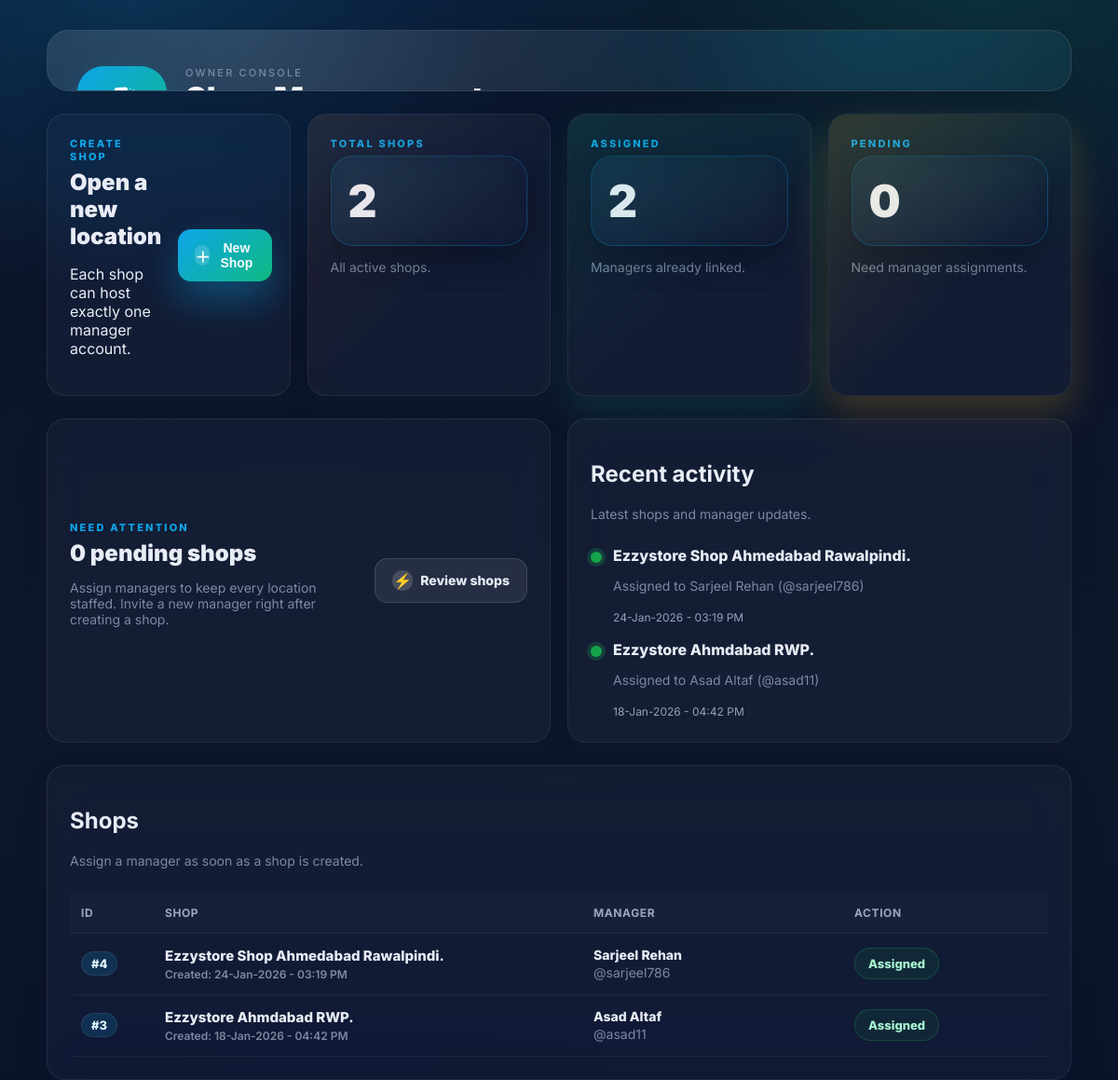
Page /admin/ (signed in) on the committed database.
### tables this page shows
CREATE TABLE shops (
          id          INTEGER PRIMARY KEY AUTOINCREMENT,
          name        TEXT NOT NULL UNIQUE,
          created_by  INTEGER NOT NULL,
          created_at  TEXT NOT NULL DEFAULT (datetime('now')),
          FOREIGN KEY (created_by) REFERENCES users(id) ON DELETE RESTRICT
        );

CREATE TABLE users (
          id             INTEGER PRIMARY KEY AUTOINCREMENT,
          role           TEXT NOT NULL CHECK(role IN ('admin','manager')),
          full_name      TEXT NOT NULL,
          username       TEXT NOT NULL UNIQUE,
          password_hash  TEXT NOT NULL,
          is_active      INTEGER NOT NULL DEFAULT 1 CHECK(is_active IN (0,1)),
          created_at     TEXT NOT NULL DEFAULT (datetime('now'))
        );

### app/admin/routes.py (the view)
@admin_bp.route("/", methods=["GET"])
@admin_required
def dashboard():
    db = get_db()
    shops = db.execute("""
        SELECT s.id, s.name, s.created_at,
               u.full_name AS manager_name, u.username AS manager_username
        FROM shops s
        LEFT JOIN shop_managers sm ON sm.shop_id = s.id
        LEFT JOIN users u ON u.id = sm.manager_user_id
        ORDER BY s.id DESC;
    """).fetchall()
    total_shops = len(shops)
    assigned_shops = sum(1 for s in shops if s["manager_name"])
    pending_shops = total_shops - assigned_shops
    return render_template(
        "admin.html",
        shops=shops,
        total_shops=total_shops,
        assigned_shops=assigned_shops,
        pending_shops=pending_shops,
    )

### app/admin/routes.py (called while the page is built)
def admin_required(fn):
    @wraps(fn)
    def wrapper(*args, **kwargs):
        if session.get("role") != "admin":
            return redirect(url_for("auth.login"))
        return fn(*args, **kwargs)
    return wrapper

### app/db.py (called while the page is built)
def get_db():
    if "db" not in g:
        db_path = current_app.config["DB_PATH"]
        os.makedirs(os.path.dirname(db_path), exist_ok=True)
        conn = sqlite3.connect(db_path)
        conn.row_factory = sqlite3.Row
        conn.execute("PRAGMA foreign_keys = ON;")
        g.db = conn
    return g.db

### app/templates/admin.html (shortened to what this page needs)
{% extends "base.html" %}
{% block extra_css %}
  <link rel="stylesheet" href="{{ url_for('static', filename='css/admin.css') }}">
{% endblock %}
{% block body_class %}admin-body{% endblock %}
{% block content %}
<div class="admin-page">
  <header class="admin-hero">
    <div class="hero-brand">
      <div class="hero-logo">
        <img src="{{ url_for('static', filename='img/ezzystore-logo.png') }}" alt="Ezzystore logo">
      </div>
      <div>
        <p class="eyebrow">Owner Console</p>
        <h1>Shop Management</h1>
      </div>
    </div>
    <div class="hero-actions">
      <a class="btn btn-ghost" href="{{ url_for('auth.logout') }}">Logout</a>
    </div>
  </header>
  <section class="panel-grid">
    <article class="card cta-card">
      <div>
        <p class="eyebrow">Create shop</p>
        <h2>Open a new location</h2>
        <p>Each shop can host exactly one manager account.</p>
      </div>
      <button class="btn btn-primary" data-open-modal="shopCreateModal">
        <span class="btn-ic">＋</span>
        <span>New Shop</span>
      </button>
    </article>
    <article class="card stat-card">
      <p class="eyebrow">Total shops</p>
      <div class="stat">{{ total_shops }}</div>
      <p class="muted">All active shops.</p>
    </article>
    <article class="card stat-card good">
      <p class="eyebrow">Assigned</p>
      <div class="stat">{{ assigned_shops }}</div>
      <p class="muted">Managers already linked.</p>
    </article>
    <article class="card stat-card warn">
      <p class="eyebrow">Pending</p>
      <div class="stat">{{ pending_shops }}</div>
      <p class="muted">Need manager assignments.</p>
    </article>
  </section>
  <section class="insights-grid">
    <article class="card highlight-card">
      <div>
        <p class="eyebrow">Need attention</p>
        <h3>{{ pending_shops }} pending shop{{ "s" if pending_shops != 1 else "" }}</h3>
        <p class="muted">Assign managers to keep every location staffed. Invite a new manager right after creating a shop.</p>
      </div>
      <a class="btn btn-secondary" href="#shopsTable">
        <span class="btn-ic">⚡</span>
        <span>Review shops</span>
      </a>
    </article>
    <article class="card activity-card">
      <div class="card-head">
        <div>
          <h2>Recent activity</h2>
          <p class="muted">Latest shops and manager updates.</p>
        </div>
      </div>
      {% if shops %}
        <ul class="timeline">
          {% for s in shops[:4] %}
            <li>
              <div class="dot {% if s.manager_name %}ok{% else %}warn{% endif %}"></div>
              <div>
                <p class="timeline-title">{{ s.name }}</p>
                {% if s.manager_name %}
                  <p class="muted">Assigned to {{ s.manager_name }} (@{{ s.manager_username }})</p>
                {% else %}
                  <p class="muted">Awaiting manager assignment</p>
                {% endif %}
                <span class="timeline-date">{{ s.created_at|human_datetime }}</span>
              </div>
            </li>
          {% endfor %}
        </ul>
      {% else %}
        <div class="empty mini">
          <div class="empty-art">🗂</div>
          <p>No activity yet.</p>
        </div>
      {% endif %}
    </article>
  </section>
  <section class="card table-card" id="shopsTable">
    <div class="card-head">
      <div>
        <h2>Shops</h2>
        <p class="muted">Assign a manager as soon as a shop is created.</p>
      </div>
    </div>
    {% if shops %}
      <div class="table-shell">
        <table class="table">
          <thead>
            <tr>
              <th style="width:90px;">ID</th>
              <th>Shop</th>
              <th style="width:280px;">Manager</th>
              <th style="width:220px;">Action</th>
            </tr>
          </thead>
          <tbody>
            {% for s in shops %}
            <tr>
              <td><span class="badge">#{{ s.id }}</span></td>
              <td>
                <div class="shopcell">
                  <div class="shopname">{{ s.name }}</div>
                  <div class="shopsub">Created: {{ s.created_at|human_datetime }}</div>
                </div>
              </td>
              <td>
                {% if s.manager_name %}
                  <div class="stack">
                    <div class="mname">{{ s.manager_name }}</div>
                    <div class="muted">@{{ s.manager_username }}</div>
                  </div>
                {% else %}
                  <span class="muted">Not assigned</span>
                {% endif %}
              </td>
              <td>
                {% if s.manager_name %}
                  <span class="pill ok">Assigned</span>
                {% endif %}
              </td>
            </tr>
            {% endfor %}
          </tbody>
        </table>
      </div>
    {% endif %}
  </section>
</div>
{% endblock %}

### app/templates/base.html (shortened to what this page needs)
<!doctype html>
<html lang="en">
<head>
  <link rel="stylesheet" href="{{ url_for('static', filename='css/style.css') }}">
  {% block extra_css %}{% endblock %}
</head>
<body class="{% block body_class %}{% endblock %}">
  {% block content %}{% endblock %}
</body>
</html>

### app/static/css/style.css (style rules this page uses)
:root { --text:#e8ecf5; --muted:#9aa8c1; --primary:#050a18; --primary2:#0b132b; --accent:#0ea5e9; --accent-2:#10b981; --warn:#f59e0b; --danger:#ef4444; --line: rgba(255, 255, 255, 0.08); --card: rgba(15, 31, 61, 0.35); --panel: rgba(17, 26, 48, 0.5); --shadow: 0 28px 70px rgba(0,0,0,0.5); --shadow2: 0 14px 34px rgba(0,0,0,0.3); --radius: 20px; }
* { box-sizing:border-box; }
html,body { height:100%; }
body { margin:0; font-family: "Outfit", "Inter", ui-sans-serif, system-ui, -apple-system, sans-serif; color:var(--text); -webkit-font-smoothing: antialiased; -moz-osx-font-smoothing: grayscale; background: radial-gradient(circle at 15% 15%, rgba(14, 165, 233, 0.15) 0%, transparent 50%), radial-gradient(circle at 85% 85%, rgba(16, 185, 129, 0.12) 0%, transparent 50%), radial-gradient(circle at 50% 50%, rgba(124, 58, 237, 0.06) 0%, transparent 60%), linear-gradient(135deg, #020617 0%, #0b132b 50%, #020617 100%); background-attachment: fixed; }
.stat { background: linear-gradient(135deg, rgba(14,165,233,.08), rgba(11,19,43,.4)) !important; backdrop-filter: blur(16px); -webkit-backdrop-filter: blur(16px); border: 1px solid rgba(14,165,233,.24) !important; border-radius: var(--radius); box-shadow: var(--shadow2); padding: 18px; transition: transform 0.2s ease, border-color 0.2s ease; }
.card { background: rgba(255, 255, 255, 0.03) !important; backdrop-filter: blur(20px) saturate(120%) !important; -webkit-backdrop-filter: blur(20px) saturate(120%) !important; border: 1px solid rgba(255, 255, 255, 0.08) !important; border-radius: var(--radius); box-shadow: var(--shadow2); padding: 20px; transition: transform 0.2s ease, border-color 0.2s ease, box-shadow 0.2s ease; }
.card-head { display:flex; justify-content: space-between; align-items: flex-end; gap: 12px; flex-wrap: wrap; margin-bottom: 12px; }
.btn { display:inline-flex; align-items:center; gap:10px; padding: 10px 14px; border-radius: 12px; font-weight: 800; border: 1px solid transparent; cursor:pointer; text-decoration:none; user-select:none; transition: transform 160ms ease, box-shadow 160ms ease, background 160ms ease, border 160ms ease; }
.btn-ic { width: 22px; height: 22px; display:grid; place-items:center; border-radius: 10px; background: rgba(255,255,255,.16); font-weight: 900; }
.btn-primary { background: linear-gradient(135deg, var(--accent) 0%, var(--accent-2) 100%); color:#f8fafc; box-shadow: 0 12px 24px rgba(16,185,129,.2); }
.btn-ghost { background: rgba(255,255,255,.05); border-color: rgba(255,255,255,.08); color:#fff; }
.btn-secondary { background: rgba(255, 255, 255, 0.05); border-color: rgba(255, 255, 255, 0.08); color: var(--text); }
.table { width: 100%; border-collapse: collapse; min-width: 880px; background: transparent !important; }
.table th, .table td { padding: 14px 12px; border-bottom: 1px solid rgba(255, 255, 255, 0.05) !important; text-align:left; white-space:nowrap; }
.table th { font-size: 12px; text-transform: uppercase; letter-spacing: .08em; color: #9aa8c1 !important; background: rgba(255, 255, 255, 0.02) !important; border-bottom: 1px solid rgba(255, 255, 255, 0.08) !important; }
.badge { display:inline-flex; padding: 6px 10px; border-radius: 999px; font-weight: 800; font-size: 12px; background: rgba(255, 255, 255, 0.04); border: 1px solid rgba(255, 255, 255, 0.08); }
.stack { display:flex; flex-direction:column; gap:2px; }
.muted { color: var(--muted); }
.pill { display:inline-flex; align-items:center; padding: 8px 12px; border-radius: 999px; font-weight: 800; font-size: 12px; border: 1px solid rgba(255, 255, 255, 0.08); background: rgba(255, 255, 255, 0.03); }
.pill.ok { border-color: rgba(34,197,94,.22); background: rgba(34, 197, 94, 0.08); color: #a7f3d0; }

### rows in the picture
shops: name "Ezzystore Shop Ahmedabad Rawalpindi.", manager_name "Sarjeel Rehan", manager_username "sarjeel786", created_at|human_datetime "24-Jan-2026 - 03:19 PM", id "4"
shops: name "Ezzystore Ahmdabad RWP.", manager_name "Asad Altaf", manager_username "asad11", created_at|human_datetime "18-Jan-2026 - 04:42 PM", id "3"

### other values in the picture
{{ total_shops }} "2"
{{ assigned_shops }} "2"
{{ pending_shops }} "0"
{{ "s" if pending_shops != 1 else "" }} "s"
